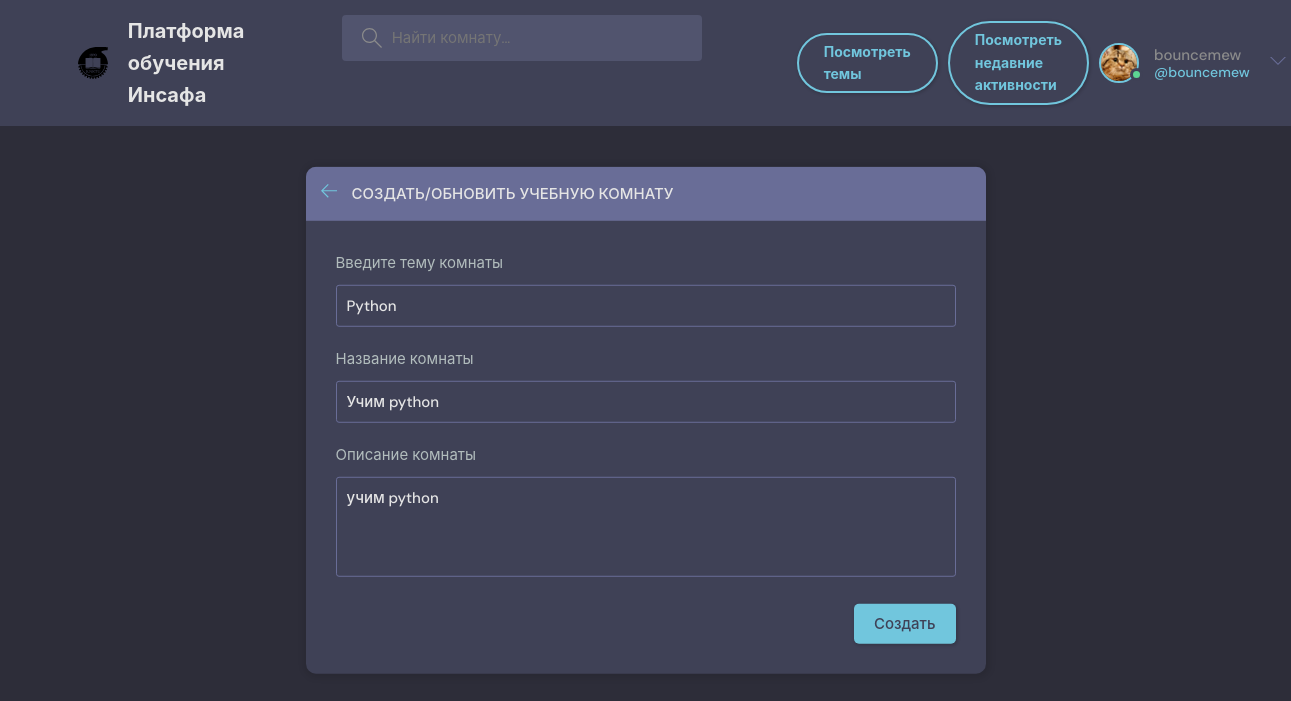
The page /update_room/13/ (signed in) on the database its author committed.
### base/models.py (models this page shows, shortened)
class User(AbstractUser):
    name = models.CharField(max_length=200, null=True)
    email = models.EmailField(unique=True, null=True)
    bio = models.TextField(null=True)
    avatar = models.ImageField(null=True, default='avatar.svg')
    USERNAME_FIELD = 'email'
    REQUIRED_FIELDS = []
    class Meta:
        verbose_name = 'Редактор пользователей'
        verbose_name_plural = 'Редактор пользователей'

class Room(models.Model):
    host = models.ForeignKey(User, on_delete=models.SET_NULL, null=True)
    topic = models.ForeignKey(Topic, on_delete=models.SET_NULL, null=True)
    name = models.CharField(max_length=200)
    description = models.TextField(null=True, blank=True)
    participants = models.ManyToManyField(User, related_name='participants', blank=True)
    updated = models.DateTimeField(auto_now=True)
    created = models.DateTimeField(auto_now_add=True)
    class Meta:
        verbose_name = 'Редактор комнат'
        verbose_name_plural = 'Редактор комнат'
        ordering = ['-updated', '-created']

class Topic(models.Model):
    name = models.CharField(max_length=200)
    class Meta():
        verbose_name = 'Редактор тем'
        verbose_name_plural = 'Редактор тем'

### base/views.py (the view, shortened to what this page needs)
# urls.py: path('update_room/<str:pk>/', views.update_room, name='update_room'),
@login_required(login_url='login')
def update_room(request, pk):
    room = Room.objects.get(id=pk)
    form = RoomForm(instance=room)
    topics = Topic.objects.all()
    if request.user != room.host:
        return HttpResponse('You are not allowed here!!!')
    context = {'form': form,
        'topics': topics,
        'room': room,}
    return render(request, 'base/room_form.html', context)

### base/forms.py
class RoomForm(ModelForm):
    class Meta:
        model = Room
        fields = '__all__'
        exclude = ['host', 'participants']

### base/templates/base/room_form.html (shortened to what this page needs)
{% extends 'main.html' %}
{% block content %}
  <main class="create-room layout">
    <div class="container">
      <div class="layout__box">
        <div class="layout__boxHeader">
          <div class="layout__boxTitle">
            <a href="{% url 'home' %}">
              <svg version="1.1" xmlns="http://www.w3.org/2000/svg" width="32" height="32" viewBox="0 0 32 32">
                <title>arrow-left</title>
                <path
                  d="M13.723 2.286l-13.723 13.714 13.719 13.714 1.616-1.611-10.96-10.96h27.625v-2.286h-27.625l10.965-10.965-1.616-1.607z">
                </path>
              </svg>
            </a>
            <h3>Создать/Обновить учебную комнату</h3>
          </div>
        </div>
        <div class="layout__body">
          <form class="form" action="" method="POST">
              <div class="form__group">
                <label for="room_topic">Введите тему комнаты</label>
                <input required type="text" value="{{ room.topic.name }}" name="topic" list="topic-list" />
              </div>
            <div class="form__group">
              <label for="room_name">Название комнаты</label>
              {{ form.name }}
            </div>
            <div class="form__group">
              <label for="room_description">Описание комнаты</label>
              {{ form.description }}
            </div>
            <div class="form__action">
              <button class="btn btn--main" type="submit">Создать</button>
            </div>
          </form>
        </div>
      </div>
    </div>
  </main>
  {% endblock content %}

### templates/navbar.html (shortened to what this page needs)
{% load static %}
<header class="header header--loggedIn">
    <div class="container">
      <a href="{% url 'home' %}" class="header__logo">
        <img src="{% static 'images/ktk.svg' %}" />
        <h1>Платформа обучения Инсафа</h1>
      </a>
      <form class="header__search" method="GET" action="{% url 'home' %}">
        <label>
          <input name="q" placeholder="Найти комнату..." />
        </label>
      </form>
      <div class="mobile-menuItems">
        <a class="btn btn--main btn--pill" href="{% url 'topics' %}">Посмотреть темы</a>
        <a class="btn btn--main btn--pill" href="{% url 'activity' %}">Посмотреть недавние активности</a>
      <nav class="header__menu">
        {% if request.user.is_authenticated %}
        <div class="header__user">
          <a href="{% url 'update_user' %}">
            <div class="avatar avatar--medium active">
              <img src="{{ request.user.avatar.url }}" />
            </div>
            <p>{{ request.user.username }} <span>@{{ request.user.username }}</span></p>
          </a>
          <button class="dropdown-button">
            <svg version="1.1" xmlns="http://www.w3.org/2000/svg" width="32" height="32" viewBox="0 0 32 32">
              <title>chevron-down</title>
              <path d="M16 21l-13-13h-3l16 16 16-16h-3l-13 13z"></path>
            </svg>
          </button>
        </div>
        {% else %}
        <a href="{% url 'login' %}">
          <img src="{% static 'images/avatar.svg' %}"/>
          <p>Авторизоваться</p>
        </a>
        {% endif %}
      </nav>
    </div>
  </header>

### rows shown on the page
User: user.avatar (picture), user.username "bouncemew"
Room: topic "Python", name "Учим python", description "учим python"
